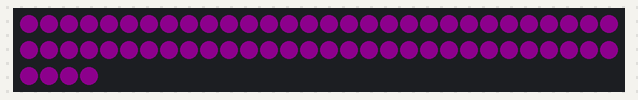
Bench run of a program on a simulated Raspberry Pi Pico running CircuitPython. On the bench: 64 RGB LEDs in strip order, left to right, continuing on the next row. Dim RGB values are drawn brighter than linear.

Above: at 0.07 s.
At 9.74 s:
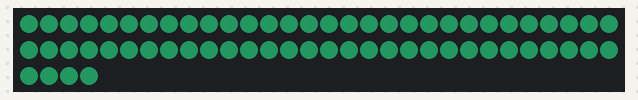
At 14.56 s:
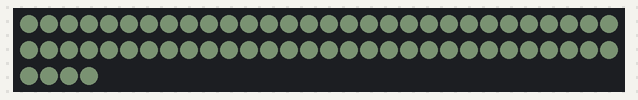
At 20.96 s:
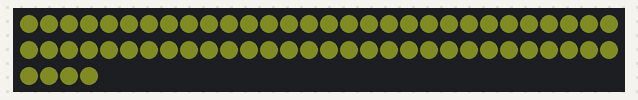
At 31.2 s:
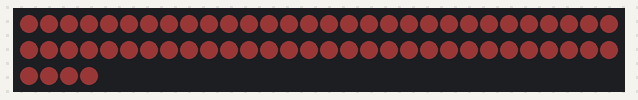
At 39.9 s:
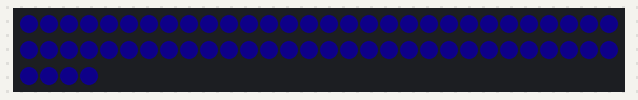

The program:

code.py
```python
# Drive a NeoPixel 8x8 matrix (https://www.adafruit.com/product/1487)
# from a Raspberry Pi Pico (https://www.raspberrypi.org/documentation)
# RGB colors cycle up and down in relatively prime steps

import board
import neopixel
import time

num_pixels = 8 * 8 # Adafruit 8x8 NeoPixel matrix:
loop_delay = 0.02  # color refresh rate. 0.01 = too fast.  0.05 = too slow

pixels = neopixel.NeoPixel(board.GP19, num_pixels)
pixels.brightness = 0.1  # reduce from 1.0 b/c all pixels are on

class ColorComponent:
    ''' A color component (e.g. r, g, b) that cycles up and down
        between 0 and 255 with a particular step size. '''
    def __init__(self, start, step):
        self.value : int  = start
        self.step : int  = step
        self.direction : int = 1  # control the direction of change
                                  # 1 = up, -1 = down

    def update(self):
        self.value = self.value + self.direction * self.step
        if not (0 <= self.value <= 255):   # if not in range
             self.value = max(0, min(255, self.value))  # clamp
             self.direction = -self.direction # and reverse direction
        # print(self.value)

    # TODO:  figure out why __int__ doesn't work.  Micropython maybe?
    # def __int__(self):
    #     return self.value

r: ColorComponent = ColorComponent(128, 2)  # use relatively prime steps
g: ColorComponent = ColorComponent(0, 3)    # to avoid color repetition
b: ColorComponent = ColorComponent(128, 5)

while True:
    for cc in [r,g,b]:
        cc.update()

    pixels.fill((r.value, g.value, b.value))  # have to use .value  (__int__ doesn't work)
    time.sleep(loop_delay)
```
